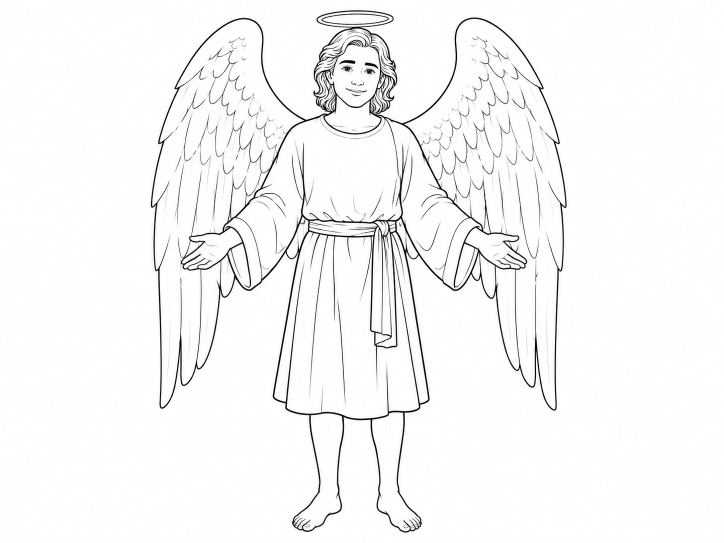
#> input picture assets/characters/angel.png, 1448 x 1086 px (shown at 1/2 size)
$ python generate-character-masks.py
#> lines starting #> are read from the running program, lines starting #| are printed output that depends on the picture; after the words box and inside, x2 and y2 are one past the last pixel; in counts of white or black regions, pixels touching at a corner belong together
#!/usr/bin/env python3
"""Build 400x300 scan masks from the closed contours in character line art."""

from collections import deque
from pathlib import Path

from PIL import Image, ImageFilter


ROOT = Path(__file__).resolve().parents[1]
CHARACTER_DIR = ROOT / "assets" / "characters"
MASK_DIR = ROOT / "assets" / "masks"
SIZE = (400, 300)


def build_mask(source: Path, destination: Path) -> float:
    grayscale = Image.open(source).convert("L").resize(SIZE, Image.Resampling.LANCZOS)
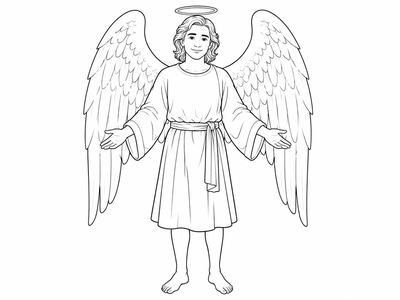
#> grayscale: PIL image 400x300 L; min 0, max 255, mean 246
    # Thicken antialiased ink slightly so tiny generation gaps do not leak during flood fill.
    ink = grayscale.point(lambda value: 255 if value < 215 else 0).filter(ImageFilter.MaxFilter(3))
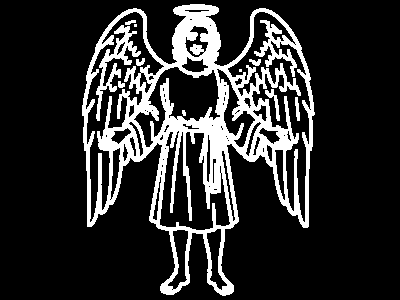
#> ink: PIL image 400x300 L; 17.5% white; 11 white regions (2 under 20 px), largest, box (x1, y1, x2, y2) and area: (82, 4, 315, 296) 19538, (96, 25, 141, 121) 1014, (265, 89, 280, 121) 142
    pixels = ink.load()
    width, height = SIZE
    outside = bytearray(width * height)
    queue = deque()

    def add(x: int, y: int) -> None:
        index = y * width + x
        if outside[index] or pixels[x, y] != 0:
            return
        outside[index] = 1
        queue.append((x, y))

    for x in range(width):
        add(x, 0)
        add(x, height - 1)
    for y in range(height):
        add(0, y)
        add(width - 1, y)

    while queue:
        x, y = queue.popleft()
        if x > 0:
            add(x - 1, y)
        if x + 1 < width:
            add(x + 1, y)
        if y > 0:
            add(x, y - 1)
        if y + 1 < height:
            add(x, y + 1)

    mask = Image.new("L", SIZE, 0)
#> mask: PIL image 400x300 L; every value is 0
    output = mask.load()
    covered = 0
    for y in range(height):
        for x in range(width):
            index = y * width + x
            if pixels[x, y] or not outside[index]:
                output[x, y] = 255
                covered += 1

    destination.parent.mkdir(parents=True, exist_ok=True)
    mask.save(destination, optimize=True)
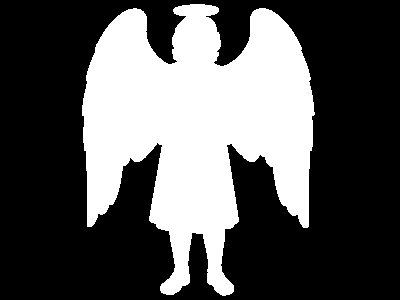
#> saved as angel.png: PIL image 400x300 L; 34.1% white; 1 white region, box (x1, y1, x2, y2) and area: (82, 4, 315, 296) 40944
    return covered / (width * height)


def main() -> None:
    MASK_DIR.mkdir(parents=True, exist_ok=True)
    for source in sorted(CHARACTER_DIR.glob("*.png")):
        coverage = build_mask(source, MASK_DIR / source.name)
        if not 0.08 <= coverage <= 0.72:
            raise RuntimeError(f"{source.name}: suspicious mask coverage {coverage:.1%}")
        print(f"{source.stem}: {coverage:.1%}")


if __name__ == "__main__":
    main()
